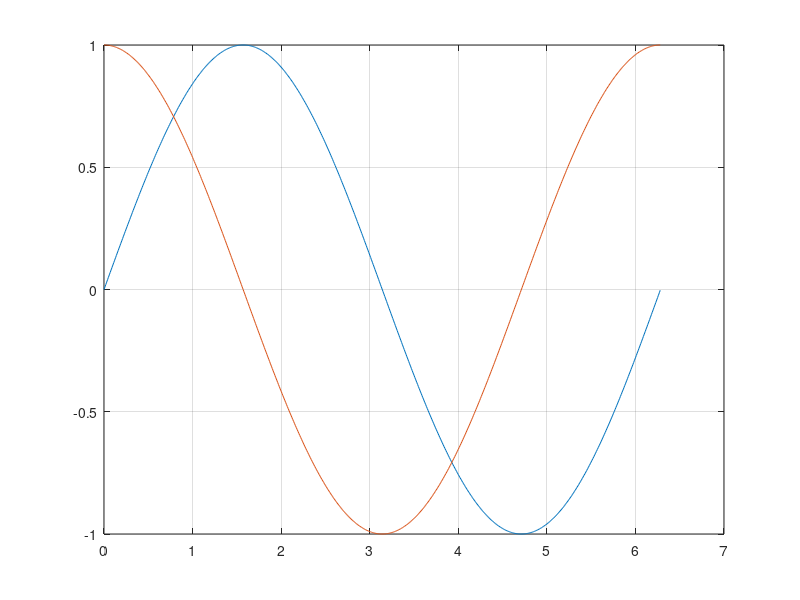

Write the MATLAB code that produced this figure.
x=0:0.01:2*pi;
y = sin(x);
plot(x,y)
z=cos(x)
hold on;
plot(x,z);
grid on;
ylabel=('Values of x');
xlabel=('X values');
title=("Trignonetric graphs");